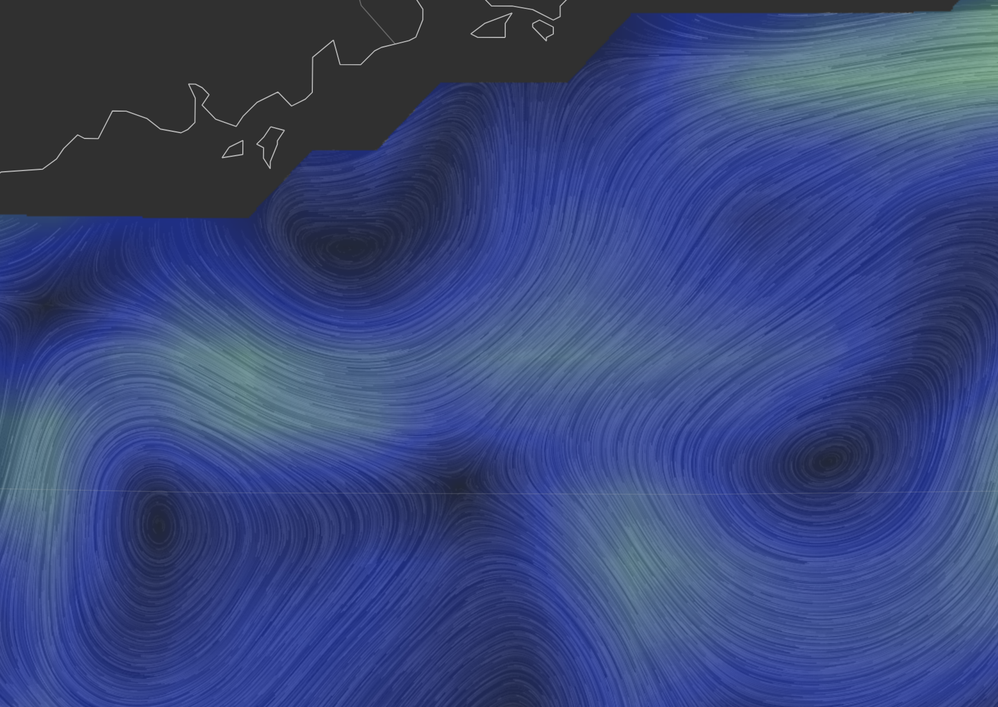
%> input picture pic.PNG, 998 x 707 px, shrunk from 1681 x 1190 before the run
$ octave drawModel.m   (GNU Octave 9; MATLAB toolbox functions it lacks are replaced by stand-ins)
%> lines starting %> are read from the running program, lines starting %| are printed output that depends on the picture
im = imread('pic.PNG');
%> im is the input picture: size 707x998x3 uint8; mean R, G, B 56.6, 71, 123.2
im = flipud(im);
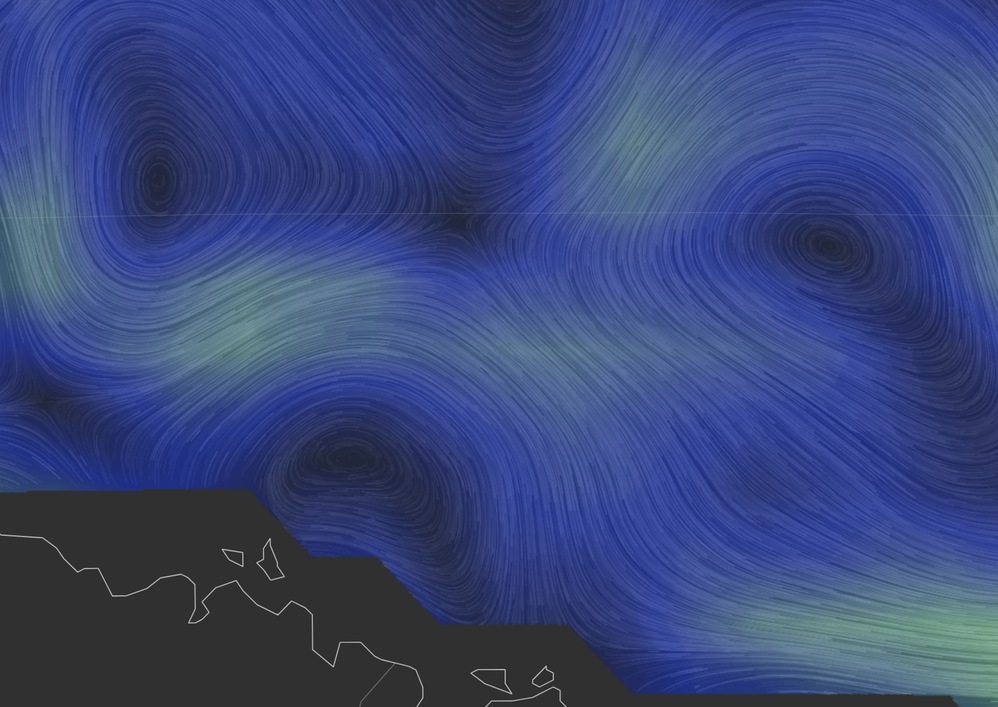
%> im: size 707x998x3 uint8; mean R, G, B 56.6, 71, 123.2; mean of the top-left, top-right, bottom-left and bottom-right quarters 88.2, 92.8, 62.4, 91.2

[x,y] = meshgrid(-18:1:18,-12:1:12);


% Initial sin model
% u = (2.49 * sin(0.369599136 * (y) + 5) + 0.69);
% v = (2.09 * sin(0.224399475 * (x) + 5) + 0.44);

% Linearly manipulated sin model
% u = (1.16323 * sin(0.40547 * (y) + 2.14085) + 0.55023)-(-0.0931 * y-0.0.1265);
% v = (1.1374957 * sin(0.222722 * (x) + 6.60815) + 0.368331);


% Linearly manipulated and transformed sin model
a = 1.1015;
b = -0.0394;
c = -0.1059;
d = 1.0627;
u = (1.16323 * sin(0.40547 * (c * x + d * y) + 2.14085) + 0.55023)-(-0.0931 * (c*x + d*y)-0.1265);
v = (1.1374957 * sin(0.222722 * (a * x + b * y) + 6.60815) + 0.368331);


% POLYNOMIAL SECTION BELOW %
% u = 8.57277822217765E-11*(y.^(12)) + 1.22964317509335E-11*(y.^(11)) ...
%     -3.1667097651394E-08*(y.^10) - 6.78104898620738E-09*(y.^9) ...
%     + 4.28191984236372E-06*(y.^8) +1.47104788236869E-06*(y.^7) ...
%     -0.000266432419165233*(y.^6) -0.000156588462134784*(y.^5)   ...
%     +0.0082857941613217*(y.^4) + 0.00881914596473338*(y.^3) ...
%     -0.153422597606132*(y.^2) -0.11325832901437*(y.^1) ...
%     + 1.77315789473652*(y.^(0))  ;
%
%
%
% v = + 8.94503461399417*(10^(-12))*(x.^10) + 6.46819054271168*(10^(-11))*(x.^9) ...
%     - 7.88368957509758*(10^(-9))*(x.^8) - 4.73489528259461*(10^(-8))*(x.^7) ...
%     + 2.33880223338077*(10^(-6))*(x.^6) + 0.0000129401005498166*(x.^5)   ...
%     - 0.000231123250510157*(x.^4) - 0.00231804648813399*(x.^3) ...
%     - 0.00199999943818308*(x.^2) + 0.233982539432648*(x.^1) ...
%     + 0.732241972868306*(x.^(0))     ;
%

quiver(x,y,u,v,"r"); axis image
%> after `axis image`:
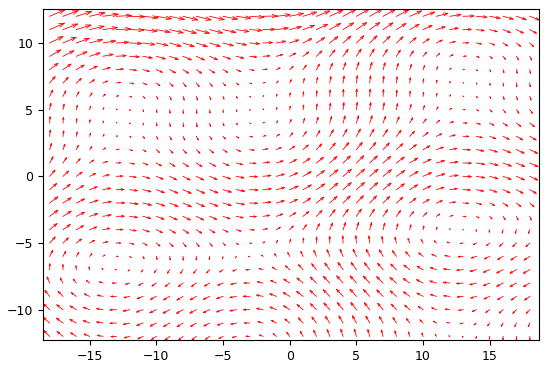
%> figure redrawn from the program's plot data; highest point at x = 6.93, y = 12.53
hax = gca; %get the axis handle
image([-20,20],[-14,14],im); %plot the image within the axis limits
hold on; %enable plotting overwrite
color = 	[1 1 1];
quiver(x,y,u,v,Color=color) %plot the quiver on top of the image (same axis limits)
%> (this line was passed over: quiver is not available in this run)
set(gca, 'YDir','reverse')
axis equal;
